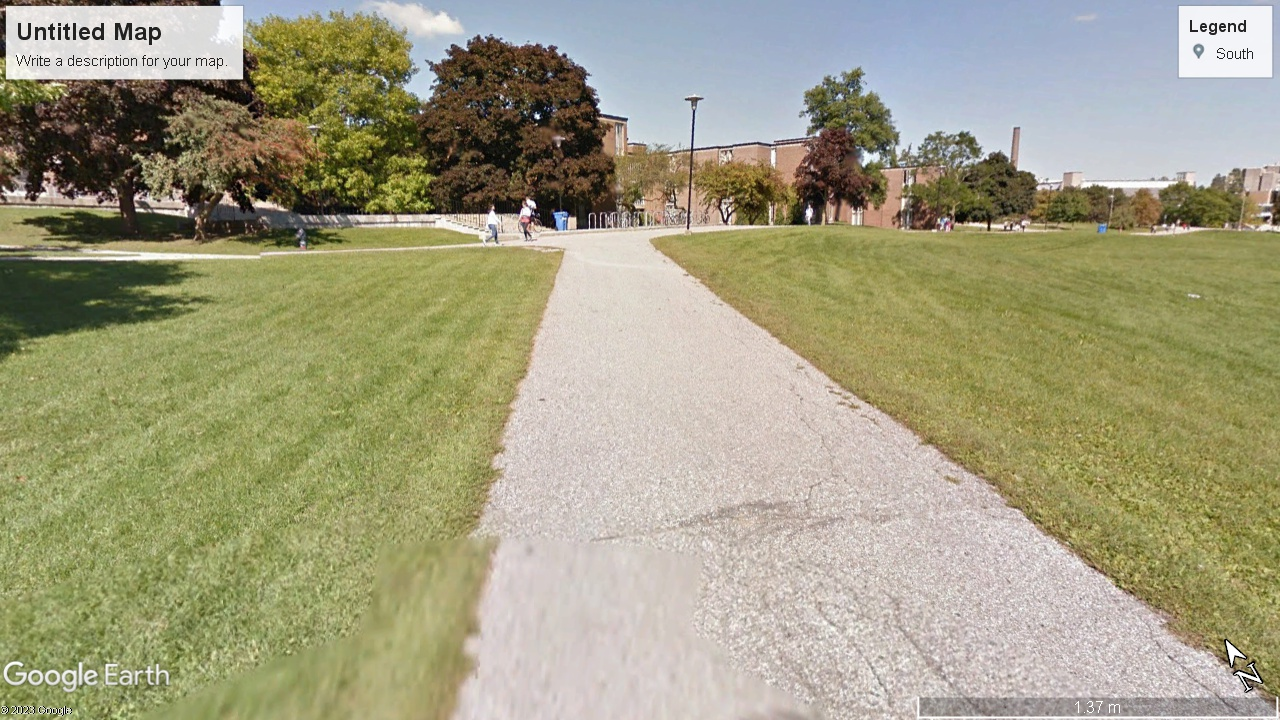
#> input picture Sidewalks/P15.jpg, 1280 x 720 px
$ jupyter execute elijahlines.ipynb   (shell and % lines are left out)
#> lines starting #> are read from the running program, lines starting #| are printed output that depends on the picture; after the words box and inside, x2 and y2 are one past the last pixel; in counts of white or black regions, pixels touching at a corner belong together
[cell 1]
# import dependencies
import os
import sys

import numpy as np
import matplotlib.pyplot as plt

import cv2

import ipywidgets as widgets
from ipywidgets import interact, interact_manual
from IPython.display import display, Javascript, Image

from base64 import b64decode, b64encode
import PIL
import io
import html
import time
image = cv2.imread('./Sidewalks/P15.jpg',cv2.IMREAD_UNCHANGED)
#> image is the input picture: shape (720, 1280, 3); mean B, G, R 129, 157.8, 161.1
plt.imshow(cv2.cvtColor(image,cv2.COLOR_BGR2RGB))
#> (this line was passed over: IPython is not available in this run)

[cell 2]
# Read the IMage
image = cv2.imread('./Sidewalks/P1.jpg',cv2.IMREAD_UNCHANGED)
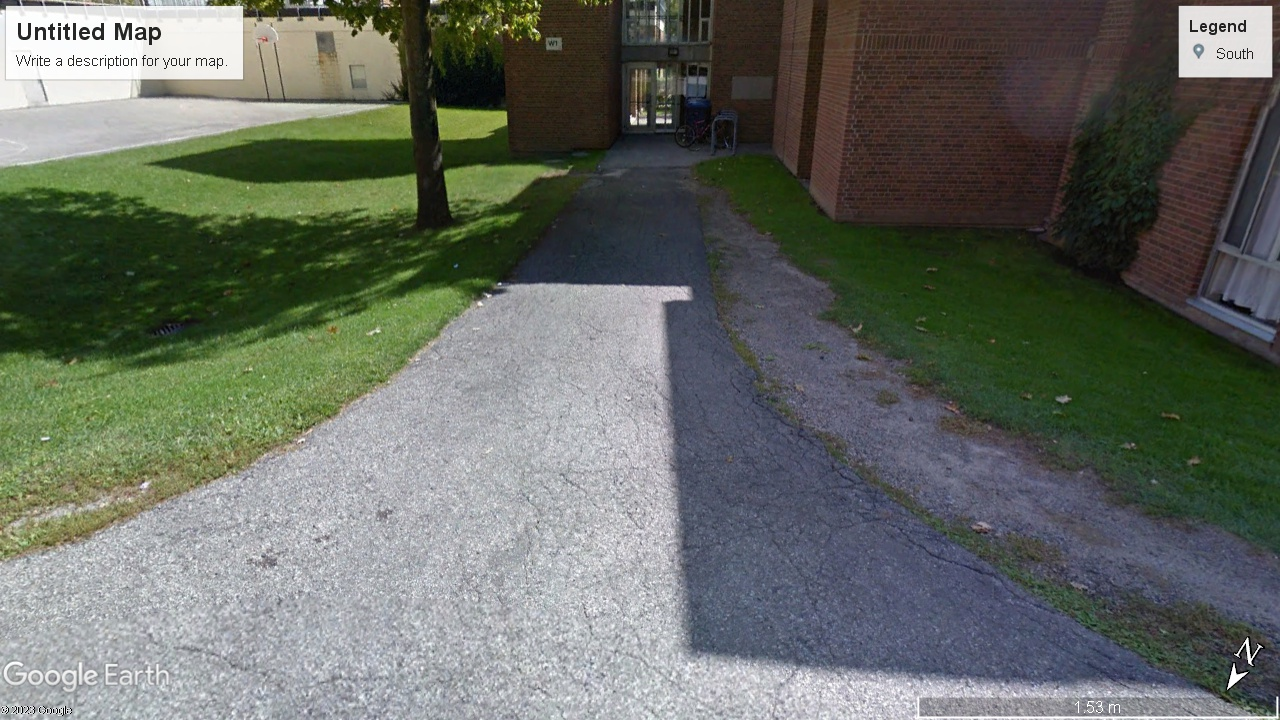
#> input picture Sidewalks/P1.jpg, 1280 x 720 px
#> image is the input picture: shape (720, 1280, 3); mean B, G, R 98.4, 106.6, 101.6

# Convert BGR image to HSV
hsv = cv2.cvtColor(image, cv2.COLOR_BGR2HSV)
#> hsv: shape (720, 1280, 3); mean H, S, V 74.5, 69.1, 113.5

# Splitting the HSV image into its components
h, s, v = cv2.split(hsv)

# Define lower and upper thresholds for value segmentation
lower_value_threshold = 0
upper_value_threshold = 150

# Define lower and upper thresholds for value segmentation
lower_hue_threshold = 30
upper_hue_threshold = 90

# Create a binary mask based on value thresholds
value_mask = cv2.inRange(v, lower_value_threshold, upper_value_threshold)
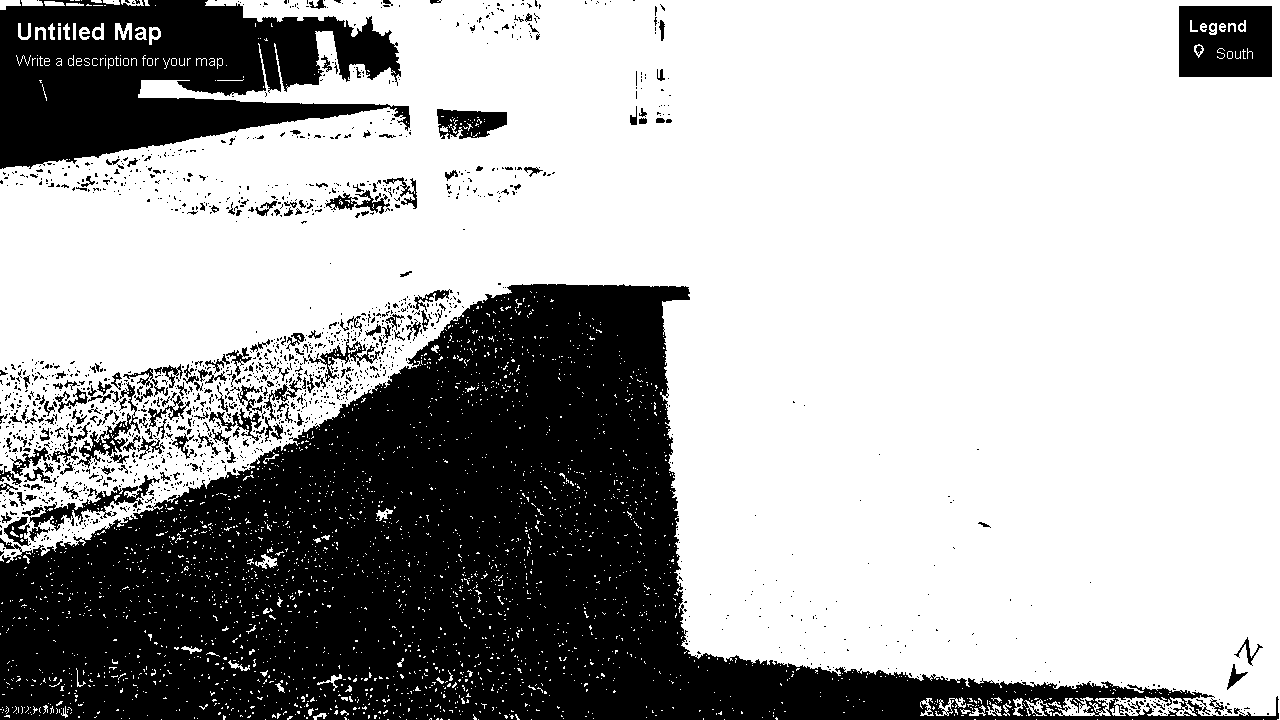
#> value_mask: shape (720, 1280); 67.9% white; 1626 black regions (1438 under 20 px), largest, box (x1, y1, x2, y2) and area: (0, 284, 1279, 720) 223837, (0, 0, 410, 169) 43208, (1179, 6, 1272, 77) 6086

# Create a binary mask based on hue thresholds
hue_mask = cv2.inRange(h, lower_hue_threshold, upper_hue_threshold)
#> hue_mask: shape (720, 1280); 34.3% white; 794 white regions (601 under 20 px), largest, box (x1, y1, x2, y2) and area: (0, 0, 640, 516) 168587, (688, 48, 1280, 553) 104249, (867, 474, 1280, 720) 11401

# Combine the value and hue mask
composite_mask = cv2.bitwise_and(value_mask, hue_mask)
#> composite_mask: shape (720, 1280); 30.2% white; 534 white regions (450 under 20 px), largest, box (x1, y1, x2, y2) and area: (0, 0, 640, 508) 146575, (688, 49, 1280, 553) 104197, (867, 474, 1276, 716) 11209

# Apply the mask to the original image to remove shadows
segmented_image = cv2.bitwise_and(image, image, mask=composite_mask)

# Convert Image to Grayscale
img_gry = cv2.cvtColor(segmented_image,cv2.COLOR_BGR2GRAY)

# Equalize the contrast of the image
equalized = cv2.equalizeHist(img_gry)

# Apply Gaussian blurring
img_blur = cv2.GaussianBlur(equalized, (5,5), 0)

# Apply Otsubin thresholding
ret, img_Otsubin = cv2.threshold(img_gry,10,255,cv2.THRESH_BINARY)
#> img_Otsubin: shape (720, 1280); 30.1% white; 552 white regions (469 under 20 px), largest, box (x1, y1, x2, y2) and area: (0, 0, 640, 508) 145956, (688, 49, 1280, 553) 103985, (867, 474, 1276, 716) 11175

imagetocanny = img_Otsubin

edges = cv2.Canny(image=imagetocanny, threshold1=200, threshold2=200) # Canny Edge Detection
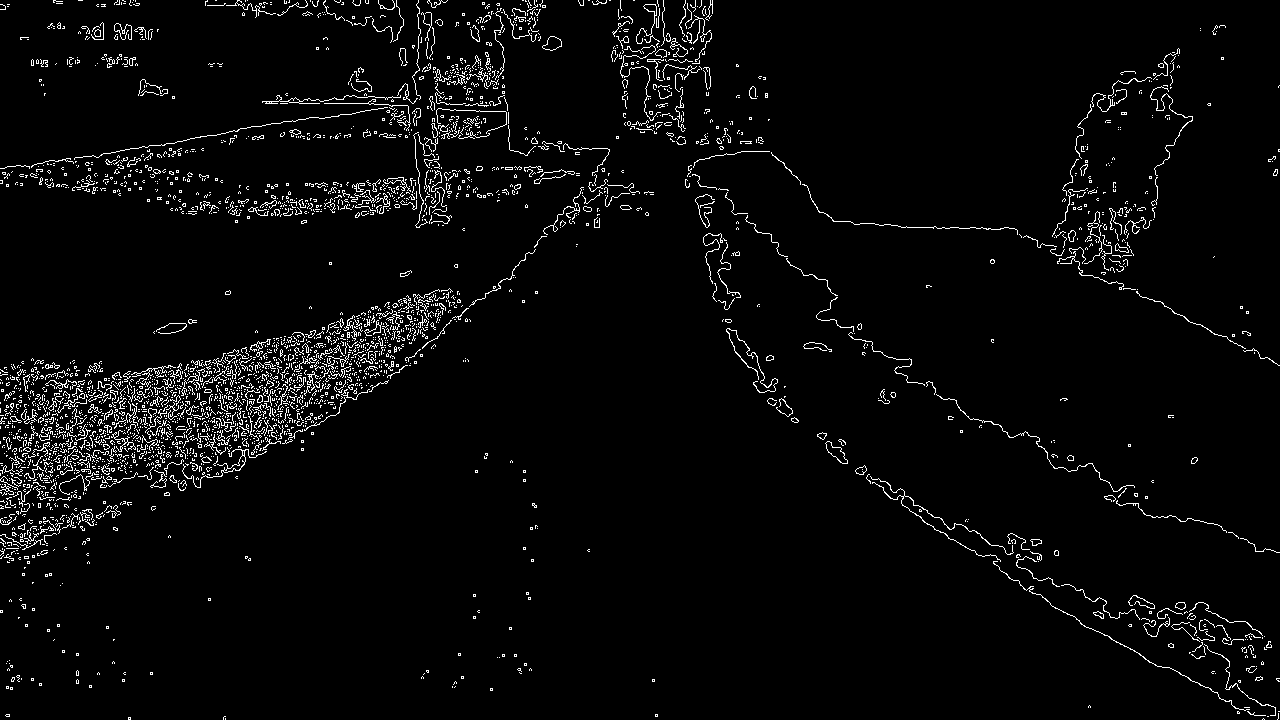
#> edges: shape (720, 1280); 3.5% white in thin lines or dots


'''
rho = 1  # distance resolution in pixels of the Hough grid
theta = np.pi / 180  # angular resolution in radians of the Hough grid
threshold = 15  # minimum number of votes (intersections in Hough grid cell)
min_line_length = 100  # minimum number of pixels making up a line
max_line_gap = 30  # maximum gap in pixels between connectable line segments
line_image = np.copy(img_Otsubin) * 0  # creating a blank to draw lines on
'''

line_image = np.copy(img_Otsubin) * 0  # creating a blank to draw lines on
#> line_image: shape (720, 1280); every value is 0

# Run Hough on edge detected image. Output lines are an array containing endpoints of detected line segments
lines = cv2.HoughLinesP(edges, 1, np.pi/100, 15, np.array([]),
                    100, 30)
#> lines = 360 rows, first 6: [6, 456, 435, 346], [5, 396, 427, 343], [1, 391, 438, 336], [8, 449, 437, 338], [0, 542, 371, 307], [147, 476, 457, 293]

for line in lines:
    for x1,y1,x2,y2 in line:
      cv2.line(line_image,(x1,y1),(x2,y2),(255,0,0),5)
#> this loop made 360 passes
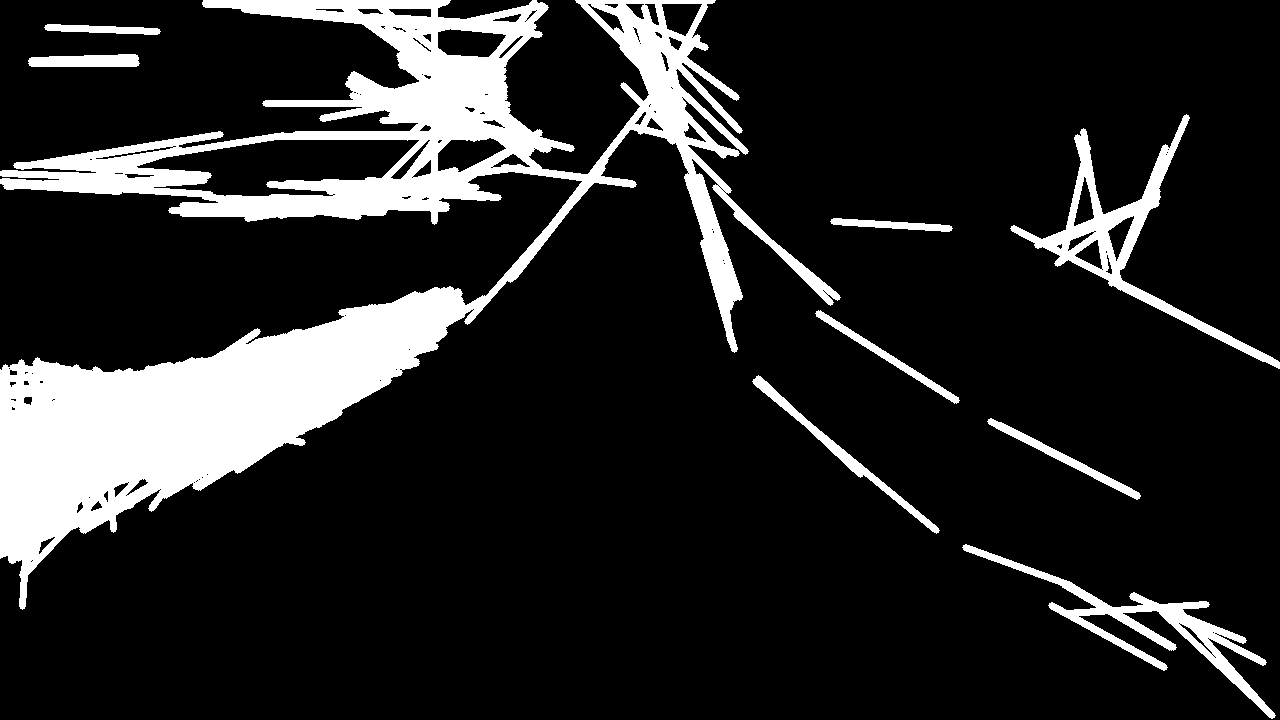
#> line_image: shape (720, 1280); 15.1% white; 9 white regions, largest, box (x1, y1, x2, y2) and area: (0, 0, 841, 610) 116911, (1010, 114, 1280, 369) 7943, (962, 544, 1276, 719) 6536
plt.figure(figsize = (20,20))
#> (this line was passed over: IPython is not available in this run)


plt.figure(figsize=(20, 5))
#> (this line was passed over: IPython is not available in this run)


plt.subplot(1, 6, 1)
#> (this line was passed over: IPython is not available in this run)
plt.imshow(hue_mask, cmap='gray')
#> (this line was passed over: IPython is not available in this run)
plt.title('Hue Mask')
#> (this line was passed over: IPython is not available in this run)

plt.subplot(1, 6, 2)
#> (this line was passed over: IPython is not available in this run)
plt.imshow(value_mask, cmap='gray')
plt.title('Value Mask')

plt.subplot(1, 6, 3)
plt.imshow(hue_mask, cmap='gray')
plt.title('Hue Mask')

plt.subplot(1, 6, 4)
plt.imshow(img_Otsubin, cmap='gray')
plt.title('Otsubin Threshold')

plt.subplot(1, 6, 5)
plt.imshow(edges, cmap='gray')
plt.title('Canny Edges')

plt.subplot(1, 6, 6)
plt.imshow(cv2.cvtColor(line_image, cv2.COLOR_BGR2RGB))
plt.title('Hough Lines')

plt.tight_layout()
plt.show()
